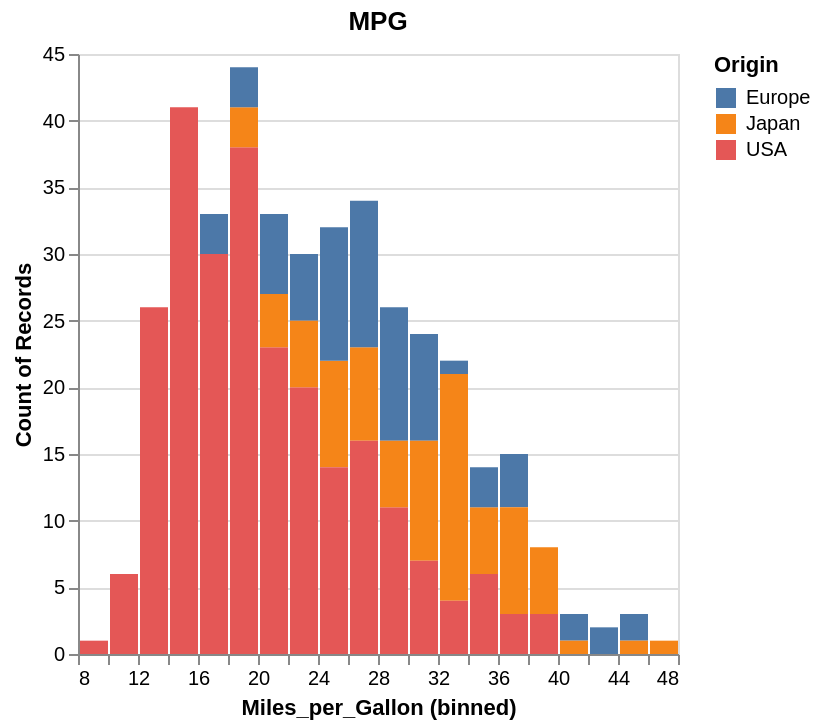

Here is the notebook cell this chart was saved with:
### Code cell
histogram.plot(
  _.data.values := data.asJson,
  _.title := "MPG",
  _.encoding.x.field := "Miles_per_Gallon",
  _.encoding.x.bin.step := 2,
  _.encoding += json""" {"color": { "field": "Origin", "type": "nominal" }} """,
)

### Figure 1 — Vega-Lite specification as saved in the notebook (floating-point values rounded to 4 significant figures; data arrays with more than 128 entries replaced by an {"elided": "..."} marker saying what was removed)
{"$schema": "https://vega.github.io/schema/vega-lite/v6.json", "autosize": {"contains": "padding", "resize": false, "type": "pad"}, "data": {"values": {"elided": "406 records"}}, "encoding": {"color": {"field": "Origin", "type": "nominal"}, "x": {"bin": {"step": 2}, "field": "Miles_per_Gallon"}, "y": {"aggregate": "count"}}, "height": "400", "mark": {"tooltip": true, "type": "bar"}, "title": "MPG", "width": "400"}
